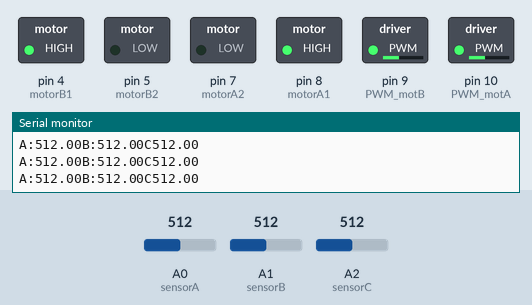
Bench run of a sketch on a simulated Arduino Uno, built with avr-gcc and run on an emulated ATmega328P. On the bench: switched loads named in the sketch (green lamp = pin HIGH), the last lines printed to the serial monitor. The test bench sets the inputs (shaded band); at power-on: A0 (sensorA) = 512, A1 (sensorB) = 512, A2 (sensorC) = 512.

Above: at 1.2 s.
1.3 s: A0 (sensorA) set to 489
At 1.55 s:
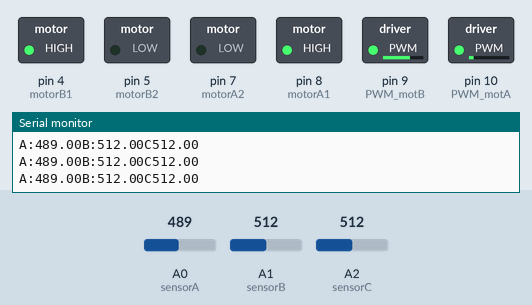
4.3 s: A1 (sensorB) set to 306
5.8 s: A0 (sensorA) set to 511
At 6.05 s:
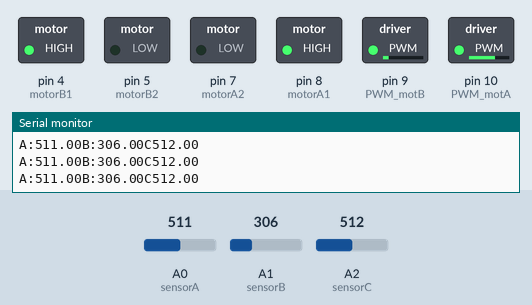
8.8 s: A2 (sensorC) set to 482
10.3 s: A2 (sensorC) set to 511
At 10.42 s:
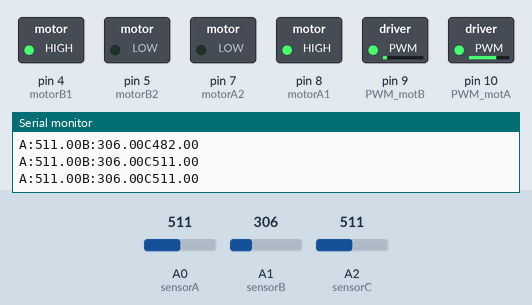
13.3 s: A2 (sensorC) set to 306
Timing chart, 0 to 15.8 s (numbered marks = the images above; inputs shaded):
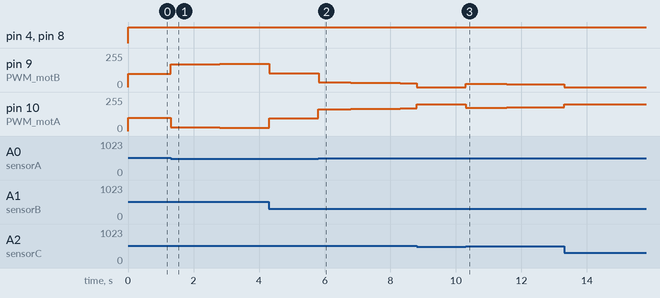

The sketch:

trisend.ino
```cpp
#include <MsTimer2.h>
//モータの出力設定
//モータ1
const double motorA1 = 8;
const double motorA2 = 7;
const double PWM_motA = 10;
//モータ2
const double motorB1 = 4;
const double motorB2 = 5;
const double PWM_motB = 9;

//　フォトトランジスタの入力設定
const int sensorA = 0;//2;左この値がおかしい
const int sensorB = 1;//3;右
const int sensorC = 2;//;中この値がおかしい
//　センサから読み取った値（analog）
double valA = 0;
double valB = 0;
double valC = 0;

//　閾値
//センサの閾値
double alpha = 500;//100;

//制御の目標値
double target = 0;
//PID制御値
//Kp
double Kp = 0.7;
//Ki
double Ki = 0.0001;
//Kd
double Kd = 0.7;
//前回と前々回の操作量
double Mv = 0;
//今回操作量偏差
double dMv = 0;
//今回、前回、前々回の偏差
double en = 0;
double en1 = 0;
double en2 = 0;
//判定
double pad = 0;

//PWMの出力(255が最大,130〜200程度が調度良い)
double PWM_pow = 100;

int pri = 0;

void flash(){
		en2 = en1;
		en1 = en;
		en = pad;
		dMv = ((Kp*(en-en1))+(Ki*en)+(Kd*((en-en1)-(en1-en2))));
		Mv = Mv + dMv;
		if(pri == 10){
				Serial.print("A:");
				Serial.print(valA);
				Serial.print("B:");
				Serial.print(valB);
				Serial.print("C");
				Serial.println(valC);
				pri = 0;
		}else{
				pri++;
		}
}

void setup(){
		Serial.begin(9600);
		pinMode(motorA1,OUTPUT);
		pinMode(motorA2,OUTPUT);
		pinMode(motorB1,OUTPUT);
		pinMode(motorB2,OUTPUT);
		pinMode(PWM_motA,OUTPUT);
		pinMode(PWM_motB,OUTPUT);
		MsTimer2::set(5,flash);
		MsTimer2::start();
}

void loop(){
  	valA = analogRead(sensorA);
  	valB = analogRead(sensorB);
  	valC = analogRead(sensorC);
    noInterrupts();
    pad=0;
		if(valB<alpha){
				pad = 1;
		}if(valA<alpha){
				pad = -1;
		}if(valB<alpha && valA<alpha){
        pad = 0;
    }if(valC<alpha){
				pad = pad*1.5;
		}
interrupts();

double Mvv = 0;
if(Mv>1){
  Mvv=1;
}else if(Mv<-1){
  Mvv=-1;
}else{
  Mvv=Mv;
}
		digitalWrite(motorA1,HIGH);
		digitalWrite(motorA2,LOW);
		analogWrite(PWM_motA,PWM_pow+(Mvv*PWM_pow));
		digitalWrite(motorB1,HIGH);
		digitalWrite(motorB2,LOW);
		analogWrite(PWM_motB,PWM_pow-(Mvv*PWM_pow));
}
```

Measured:
- the behaviour switches between 500 and 499 on A0 (sensorA) (found by bisection; images 0 and 1)
- after the input at 1.3 s, pin 9 (PWM_motB): moves from 100/255 to 175/255 over 2.5 s, starting at once; pin 10 (PWM_motA): moves from 100/255 to 24/255 over 2.5 s, starting at once
- after the input at 5.8 s, pin 9 (PWM_motB): moves from 105/255 to 30/255 over 2.5 s, starting at once; pin 10 (PWM_motA): moves from 94/255 to 170/255 over 3.0 s, starting at once
- after the input at 10.3 s, pin 9 (PWM_motB): 0/255 → 25/255 at once, → 24/255 0.25 s later, → 23/255 0.50 s later, → 22/255 0.50 s later, … (7 changes in this stretch); pin 10 (PWM_motA): 200/255 → 174/255 at once, → 175/255 0.25 s later, → 176/255 0.50 s later, → 177/255 0.50 s later, … (7 changes in this stretch)
